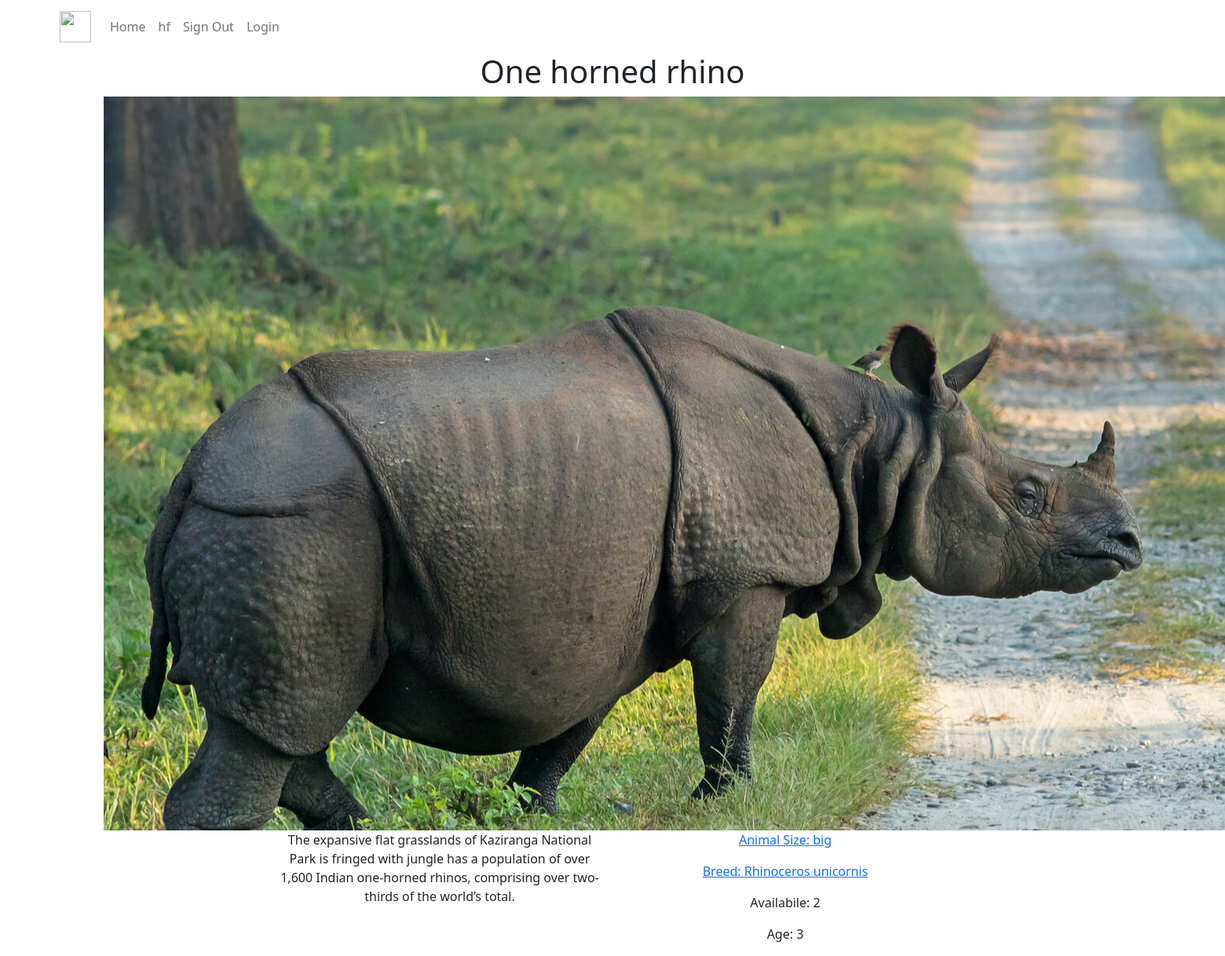
The page /details.php?animal_id=10 on the database its author committed.
### tables this page shows
CREATE TABLE `animals` (
  `animal_id` int(11) NOT NULL,
  `animal_name` varchar(30) NOT NULL,
  `come_from` varchar(30) NOT NULL,
  `picture` varchar(255) NOT NULL,
  `address` varchar(255) NOT NULL,
  `description` text DEFAULT NULL,
  `size` enum('big','medium','small') NOT NULL,
  `age` int(11) NOT NULL,
  `breed` varchar(30) NOT NULL,
  `available` int(15) NOT NULL
);

### details.php (the view, shortened to what this page needs)
<?php
require_once 'components/db_connect.php';
$sql = "SELECT * FROM animals WHERE animal_id = $_GET[animal_id]";
$result = mysqli_query($connect, $sql);
$tbody="";
if(mysqli_num_rows($result)>0){
    while($row = mysqli_fetch_assoc($result)){
        $tbody .= "
        <div class='row text-center justify-content-center'>
            <div class='nsl'></div>
            <div class='col-12 nsl'>
                <h1 class='dit'>
                  ".$row['animal_name']."
                </h1>
                <div class='dimgbox'>
                    <img class='ditimg' src='./pictures/".$row['picture']."'>
                </div>
            </div>
            <div class='col-4 nsl'>
                <p class='dit'>
                     ".$row['description']."
                </p>
            </div>
            <div class='col-4 nsl'>
                <p class='dit'>  <a class='eddt' href='".$row['size'].".php'>
                    Animal Size: ".$row['size']."
                </p>
                <p class='dit'>  <a class='eddt' href='breed.php?breed=".$row['breed']."'>
                    Breed: ".$row['breed']." </a>
                </p>
                <p class='dit'>
                   Availabile: ".$row['available']."
                </p>
                <p class='dit'>
                   Age: ".$row['age']."
                </p>
            </div>
        </div>
        ";
    };
}else {
    $tbody="
       <tr>
         <td> colspan='5' class='text-center'>Not Data </td>
        </tr>
    ";
}
?>
<!DOCTYPE html>
<html lang="en">
<head>
    <link rel="stylesheet" href="css/style.scss">
    <link href="https://cdn.jsdelivr.net/npm/bootstrap@5.1.3/dist/css/bootstrap.min.css" rel="stylesheet">
</head>
<body class="bbc">
  <?php require_once 'components/navigation.php' ?>
      <div class="container">
        <?php
           echo $tbody;
        ?>
      </div>
</body>
</html>

### rows shown on the page
animals: animal_name "One horned rhino", picture (picture), description "The expansive flat grasslands of Kaziranga National Park is fringed with jungle has a population of over 1,600 Indian one-horned rhinos, comprising over two-thirds of the world’s total.", size "big", breed "Rhinoceros unicornis", available "2", age "3"
